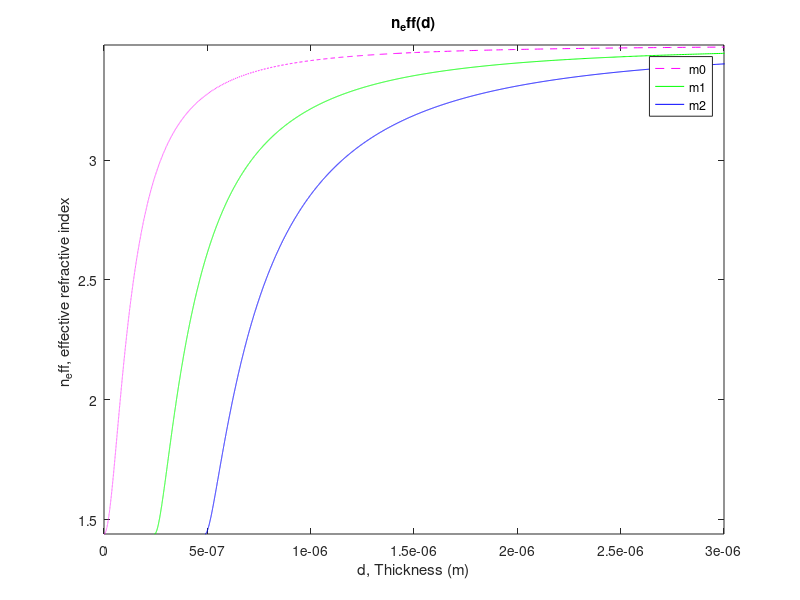

Reproduce this figure in MATLAB. (Note: this script raises an error after producing the figure.)
clc
clear all
close all

%% 1 - Valutazione n_eff(d)
sample = 10000;

n_cladding=1.44;
n_core=3.48;
lambda=1.55*10^-6;
omega=2*pi*3e8/lambda;
mu=4*pi*10^-7;
m0=0;
m1=1;
m2=2;
k_0=2*pi/lambda;

n_eff=linspace(n_cladding,n_core-0.0001,sample);    % vettore di punti tra n_cladding e n_core (sample più grande di 1000 per avere una buona risuluzione)
gamma= k_0*(sqrt(n_eff.^2 -n_cladding^2));

k_x= k_0*(sqrt(n_core^2-n_eff.^2));

d0=(2*atan(gamma./k_x)+m0*pi)./k_x; % spessore del core per il modo 0
d1=(2*atan(gamma./k_x)+m1*pi)./k_x; % spessore del core per il modo 1
d2=(2*atan(gamma./k_x)+m2*pi)./k_x; % spessore del core per il modo 2

figure (1)
plot( d0, n_eff,'m--', d1, n_eff, 'g-', d2, n_eff, 'b')
xlabel('d, Thickness (m)');
ylabel('n_eff, effective refractive index ');
legend('m0','m1','m2');
title('n_eff(d)');
xlim([0, 3e-6]);
ylim([n_cladding, n_core]);
%% punto 2

d=4.5e-7; % valore scelto per lo spessore del core per avere solo modo TE0 e TE1
[~, index_0] = min(abs(d0-d));  % trovo l'indice del dato del vettore d0 con il valore più vicino a d
[~, index_1] = min(abs(d1-d));  % trovo l'indice del dato del vettore d1 con il valore più vicino a d
n_eff_0 = n_eff(index_0);      % valore efficace per il modo 0
n_eff_1 = n_eff(index_1);      % valore efficace per il modo 1
beta_0 = k_0*n_eff_0;       % beta efficace per il modo 0
beta_1 = k_0*n_eff_1;       % beta efficace per il modo 1
k_x_0 = k_0*(sqrt(n_core^2-n_eff_0^2)); % k_x per il modo 0
k_x_1 = k_0*(sqrt(n_core^2-n_eff_1^2)); % k_x per il modo 1
gamma_0 = k_0*(sqrt(n_eff_0^2 -n_cladding^2));  % gamma per il modo 0
gamma_1 = k_0*(sqrt(n_eff_1^2 -n_cladding^2));  % gamma per il modo 1

% Ey
syms x;
% espressione analitica a tratti per il campo elettrico lungo l'asse y per il modo 0
Ey_0 = piecewise( x>0, exp(-gamma_0.*x), -d<=x<=0, (cos(k_x_0.*x) - (gamma_0/k_x_0)*sin(k_x_0.*x)), x<-d, (cos(k_x_0.*(-d)) - (gamma_0/k_x_0)*sin(k_x_0.*(-d)))*exp(gamma_0*(x+d)) );
figure(2)
hold on
grid on
fplot(Ey_0, [-2*d d])
xline(-d, '--k');   % limite inferiore core
xline(0, '--k');    % limite superiore core
title("E_y modo 0")

% espressione analitica a tratti per il campo elettrico lungo l'asse y per il modo 1
Ey_1 = piecewise( x>0, exp(-gamma_1.*x), -d<=x<=0, (cos(k_x_1.*x) - (gamma_1/k_x_1)*sin(k_x_1.*x)), x<-d, (cos(k_x_1.*(-d)) - (gamma_1/k_x_1)*sin(k_x_1.*(-d)))*exp(gamma_1*(x+d)) );
figure(3)
hold on
grid on
fplot(Ey_1, [-2*d d])
xline(-d, '--k');   % limite inferiore core
xline(0, '--k');    % limite superiore core
title("E_y modo 1")

% espressione analitica a tratti per il campo magnetico lungo l'asse z per il modo 0
Hz_0 = diff(Ey_0, x)/(omega*mu);
figure(4)
hold on
grid on
fplot(Hz_0, [-2*d d])
xline(-d, '--k');   % limite inferiore core
xline(0, '--k');    % limite superiore core
title("H_z modo 0")

% espressione analitica a tratti per il campo magnetico lungo l'asse z per il modo 1
Hz_1 = diff(Ey_1, x)/(omega*mu);
figure(5)
hold on
grid on
fplot(Hz_1, [-2*d d])
xline(-d, '--k');   % limite inferiore core
xline(0, '--k');    % limite superiore core
title("H_z modo 1")

% espressione analitica a tratti per il campo magnetico lungo l'asse x per il modo 0
Hx_0 = -(beta_0*Ey_0)/(omega*mu);
figure(6)
hold on
grid on
fplot(Hx_0, [-2*d d])
xline(-d, '--k');   % limite inferiore core
xline(0, '--k');    % limite superiore core
title("H_x modo 0")

% espressione analitica a tratti per il campo magnetico lungo l'asse x per il modo 1
Hx_1 = -(beta_1*Ey_1)/(omega*mu);
figure(7)
hold on
grid on
fplot(Hx_1, [-2*d d])
xline(-d, '--k');   % limite inferiore core
xline(0, '--k');    % limite superiore core
title("H_x modo 1")


%% punto 3
Gamma = ones(1,length(n_eff));  % inizializzo vettore in cui poi verrà salvato il valore di Gamma per ogni spessore del core

for i = 1:length(d_0)     % per ogni valore del vettore d0 vado a calcolare il fattore Gamma e lo salvo nell'ononimo vettore
    syms x;
    % espressione analitica a tratti del campo elettrico lungo l'asse y per il modo 0
    Ey = piecewise( x>0, exp(-gamma(i).*x), -d0(i)<=x<=0, (cos(k_x(i).*x) - (gamma(i)/k_x(i))*sin(k_x(i).*x)), x<-d0(i), (cos(k_x(i).*(-d0(i))) - (gamma(i)/k_x(i))*sin(k_x(i).*(-d0(i))))*exp(gamma(i)*(x+d0(i))) );
    Gamma(i) = int(Ey^2, x, -d0(i), 0)/int(Ey^2, x, -inf, inf);    
end 

figure(8)
plot(d0, Gamma)
title("{Γ_TE0} in funzione dello spesso del core");
xlabel("thickness");
ylabel("Γ_TE0");



%% punto 4
alpha_core = 0.3;   % cm^-1
alpha_cladding = 0.15;  %dB/cm

alpha_modal = Gamma.*alpha_core + (1-Gamma).*alpha_cladding;    % alpha_modal in cm^-1
alpha_modal_db = alpha_modal.*10*log10(exp(1));                 % alpha_modal_db in dB/cm
figure(9)
plot(d0, alpha_modal)
figure(10)
semilogx(d0, alpha_modal_db)    % da capire se è meglio avere uno/entrambi gli assi logaritmici oppure no

%slide 13 pacco 2 reflection coefficient=d/we che minchia è we?

%% punto 5

len = 0.5; % guida lunga 0.5 cm
insertion_loss = alpha_modal_db*len;    % non sono sicuro ma da quello che ho capito la formula è -10*log(P_out/P_in)
figure(11)
plot(d0, insertion_loss)

%% punto 6
[~, index_Gamma] = min(abs(Gamma-0.75));  % trovo l'indice del dato del vettore Gamma con il valore più vicino a 0.75
thickness = d0(index_Gamma);

%% punto 7
lambda_7 = linspace(850, 1620, 1e4);    % vettore lambda da 850 nm a 1620 nm


%}















